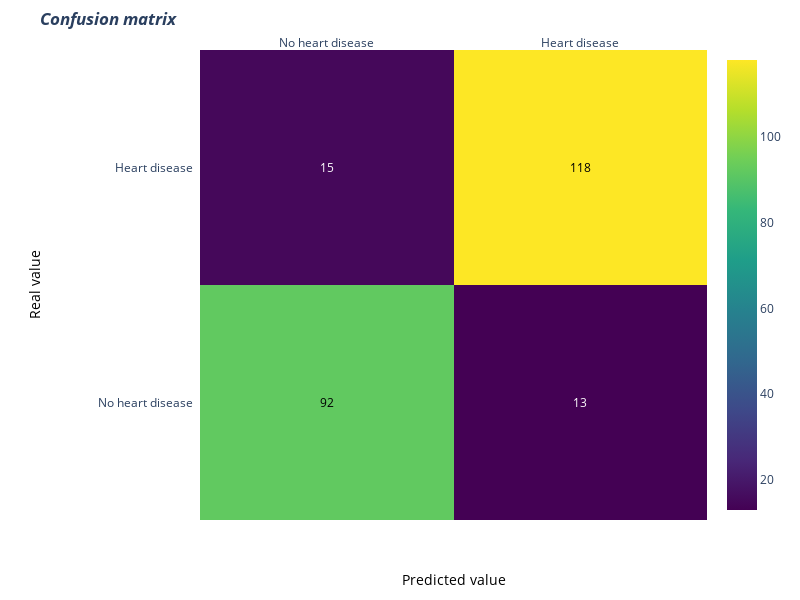

This figure's notebook cell:
### Code cell
cf = confusion_matrix(y_test, y_pred_rf)
confusion_matrix_plot(cf)

### Figure 1 — Plotly figure (JSON) as saved in the notebook; plotly's stock layout.template omitted (floating-point values rounded to 4 significant figures)
{"data": [{"colorscale": [[0, "#440154"], [0.1111, "#482878"], [0.2222, "#3e4989"], [0.3333, "#31688e"], [0.4444, "#26828e"], [0.5556, "#1f9e89"], [0.6667, "#35b779"], [0.7778, "#6ece58"], [0.8889, "#b5de2b"], [1, "#fde725"]], "reversescale": false, "showscale": true, "type": "heatmap", "x": ["No heart disease", "Heart disease"], "y": ["No heart disease", "Heart disease"], "z": [[92, 13], [15, 118]]}], "layout": {"annotations": [{"font": {"color": "#000000"}, "showarrow": false, "text": "92", "x": "No heart disease", "xref": "x", "y": "No heart disease", "yref": "y"}, {"font": {"color": "#FFFFFF"}, "showarrow": false, "text": "13", "x": "Heart disease", "xref": "x", "y": "No heart disease", "yref": "y"}, {"font": {"color": "#FFFFFF"}, "showarrow": false, "text": "15", "x": "No heart disease", "xref": "x", "y": "Heart disease", "yref": "y"}, {"font": {"color": "#000000"}, "showarrow": false, "text": "118", "x": "Heart disease", "xref": "x", "y": "Heart disease", "yref": "y"}, {"font": {"color": "black", "size": 14}, "showarrow": false, "text": "Predicted value", "x": 0.5, "xref": "paper", "y": -0.15, "yref": "paper"}, {"font": {"color": "black", "size": 14}, "showarrow": false, "text": "Real value", "textangle": -90, "x": -0.35, "xref": "paper", "y": 0.5, "yref": "paper"}], "height": 600, "margin": {"l": 200, "t": 50}, "title": {"text": "<i><b>Confusion matrix</b></i>"}, "width": 800, "xaxis": {"dtick": 1, "gridcolor": "rgb(0, 0, 0)", "side": "top", "ticks": ""}, "yaxis": {"dtick": 1, "ticks": "", "ticksuffix": "  "}}}
